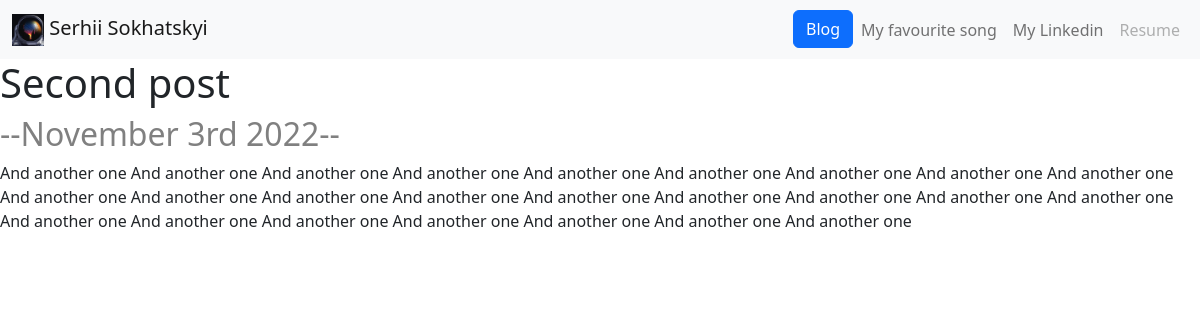
/blog/2/, run on an earlier commit of the app's database.
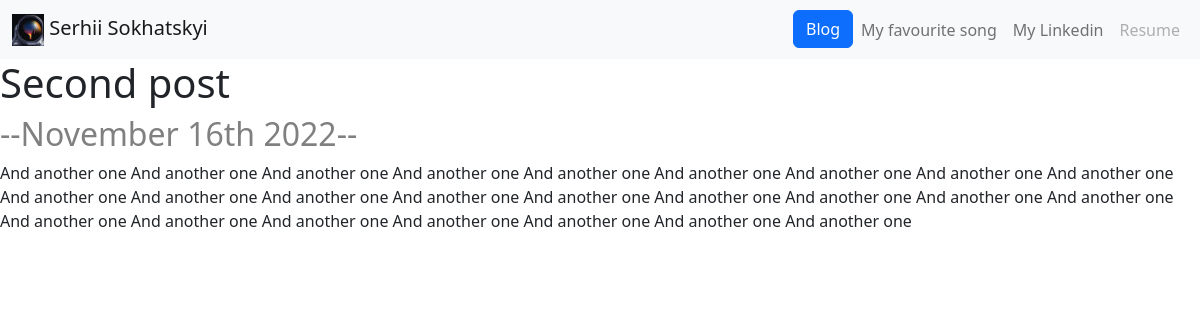
And on a later commit of the database.
### blog/models.py (models this page shows, shortened)
class Blog(models.Model):
    title = models.CharField(max_length=200)
    discription = models.TextField(max_length=500)
    last_change = models.DateField(auto_now=True)
    date = models.DateField()

### blog/views.py (the view)
# urls.py: path('<int:blog_id>/', views.detail, name='detail'),
def detail(request, blog_id):
    blog = get_object_or_404(Blog, pk=blog_id)
    return render(request, 'blog/detail.html', {'blog':blog})

### blog/templates/blog/detail.html
{% extends 'portfolio/base.html' %}
{% block content %}
{% load static %}
<h1>{{ blog.title }}</h1>
<h2 style="color: gray">--{{ blog.date|date:'F jS Y' }}--</h2>
<p>{{ blog.discription|safe }}</p>
{% endblock %}

What changed in the data, as far as the page shows it:
changed Blog "Second post": date "November 3rd 2022" → "November 16th 2022"
